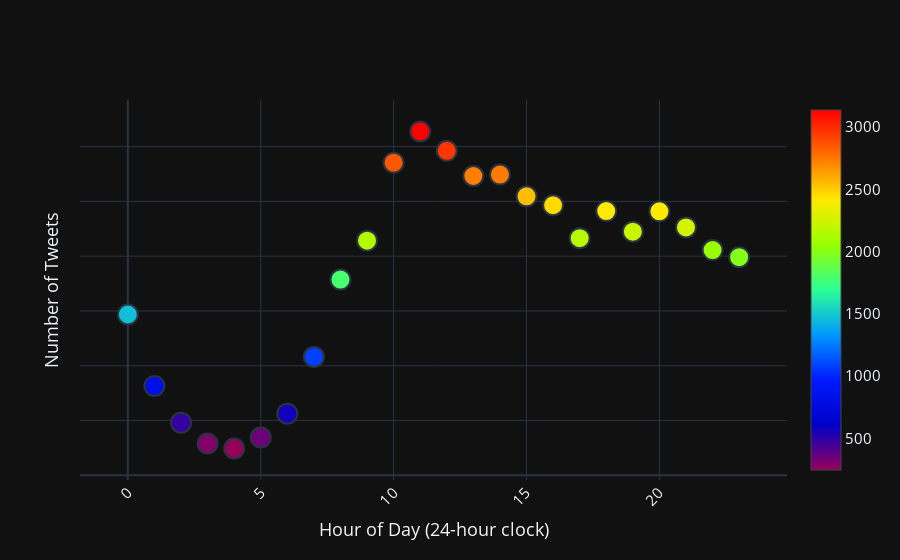

Notebook cell for this chart:
### Markdown cell above
## Hourly Distribution

### Code cell
ana6 = df.index.hour.value_counts()
fig = go.Figure()
fig.add_trace(go.Scatter(x=ana6.index, 
                         y=ana6.values,
                         mode='markers',
                         marker=dict(
                             size=20,
                             line_width=2,
                             color=ana6.values,
                             colorscale='Rainbow',
                             showscale=True
                        )
                    ))

fig.update_layout(xaxis_tickangle=-45,
                  font=dict(size=15),
                  yaxis={'visible': True, 'showticklabels': False},
                  xaxis_title='Hour of Day (24-hour clock)',
                  yaxis_title='Number of Tweets',
                  template='plotly_dark', 
                 )

fig.update_layout(hovermode="x")

### Figure 1 — Plotly figure (JSON) as saved in the notebook; plotly's stock layout.template omitted (floating-point values rounded to 4 significant figures)
{"data": [{"marker": {"color": [3138, 2962, 2853, 2745, 2732, 2546, 2465, 2412, 2410, 2263, 2224, 2164, 2142, 2056, 1991, 1787, 1468, 1081, 816, 563, 481, 345, 290, 245], "colorscale": [[0, "rgb(150,0,90)"], [0.125, "rgb(0,0,200)"], [0.25, "rgb(0,25,255)"], [0.375, "rgb(0,152,255)"], [0.5, "rgb(44,255,150)"], [0.625, "rgb(151,255,0)"], [0.75, "rgb(255,234,0)"], [0.875, "rgb(255,111,0)"], [1, "rgb(255,0,0)"]], "line": {"width": 2}, "showscale": true, "size": 20}, "mode": "markers", "type": "scatter", "x": [11, 12, 10, 14, 13, 15, 16, 18, 20, 21, 19, 17, 9, 22, 23, 8, 0, 7, 1, 6, 2, 5, 3, 4], "y": [3138, 2962, 2853, 2745, 2732, 2546, 2465, 2412, 2410, 2263, 2224, 2164, 2142, 2056, 1991, 1787, 1468, 1081, 816, 563, 481, 345, 290, 245]}], "layout": {"font": {"size": 15}, "hovermode": "x", "xaxis": {"tickangle": -45, "title": {"text": "Hour of Day (24-hour clock)"}}, "yaxis": {"showticklabels": false, "title": {"text": "Number of Tweets"}, "visible": true}}}
